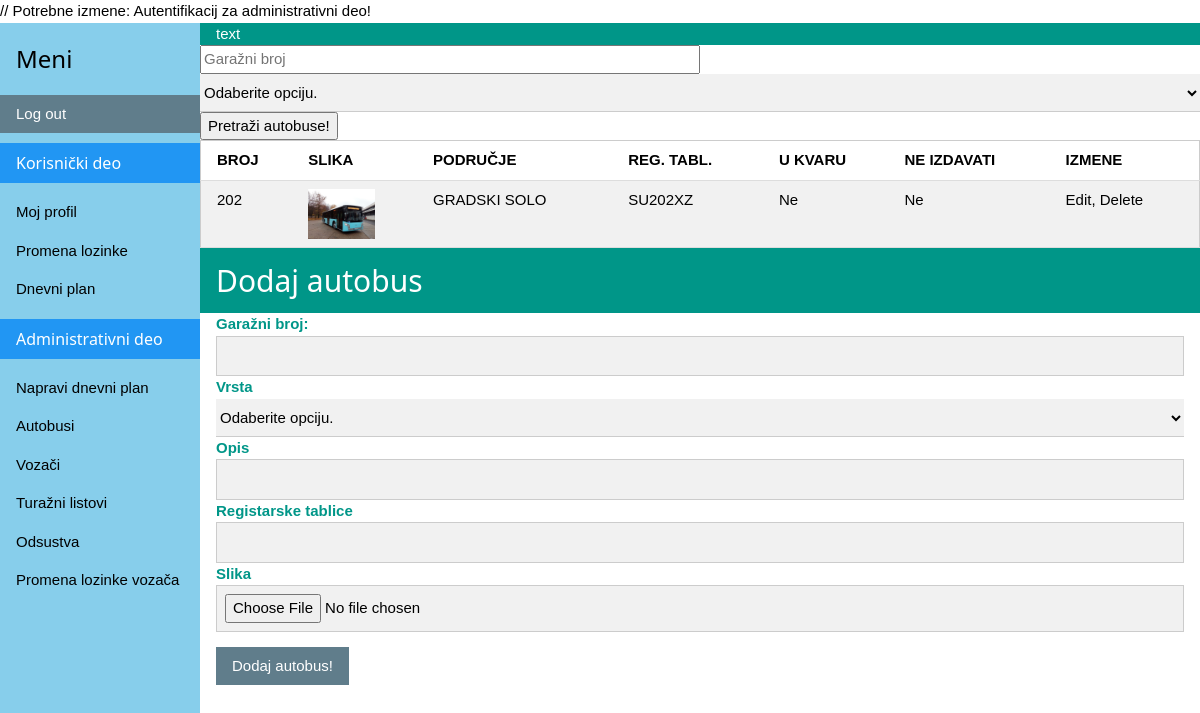
/listbuses.php?SRNUM=202, run on the app's committed database.
### tables this page shows
CREATE TABLE IF NOT EXISTS `buses` (
  `ID_Bus` int(11) NOT NULL,
  `TypeBus` varchar(25) NOT NULL,
  `Description` varchar(200) DEFAULT NULL,
  `Plates` varchar(10) NOT NULL,
  `Broken` tinyint(1) NOT NULL,
  `Reserved` tinyint(1) NOT NULL,
  `Photo_Link_Bus` varchar(100) DEFAULT NULL,
  UNIQUE KEY `ID_Bus` (`ID_Bus`)
);

### listbuses.php (the view, shortened to what this page needs)
<?php
include_once ('db_config.php'); ?>
<html>
<head>
    <link rel="stylesheet" href="w3css.css">
</head>
<body>
<?php include 'sidebar.php';?>
<div style="margin-left:200px">
    <div class="w3-container w3-teal">text</div>
    <form name="registration" action="" method="post">
        <input type="text" name="SRNUM" placeholder="Garažni broj" style="width:500px;" />
        <select class="w3-select w3-light-gray" name="optiona">
            <option value="" disabled selected>Odaberite opciju.</option>
        </select>
        <input type="submit" name="submit" value="Pretraži autobuse!" />
    </form>
    <table class="w3-table-all">
        <tr>
            <th>BROJ</th>
            <th>SLIKA</th>
            <th>PODRUČJE</th>
            <th>REG. TABL.</th>
            <th>U KVARU</th>
            <th>NE IZDAVATI</th>
            <th>IZMENE</th>
        </tr>
        <?php
        if (isset($_REQUEST['SRNUM'])) {
            $gbrsearch=@$_REQUEST['SRNUM'];
            $sql = "SELECT * FROM buses WHERE ID_Bus=$gbrsearch";
            $result = mysqli_query($connection, $sql) or die(mysqli_error($connection));
            if (mysqli_num_rows($result) > 0) {
                while ($record = mysqli_fetch_array($result, MYSQLI_ASSOC)) {
                    if ($record['Broken'] == 1) $broken = 'Da'; else $broken = 'Ne';
                    if ($record['Reserved'] == 1) $res = 'Da'; else $res = 'Ne';
                    echo '<tr><td>' . $record['ID_Bus'] . '</td><td><img src="' . $record['Photo_Link_Bus'] . '" style="height:50px"></td>
            <td>' . $record['TypeBus'] . '</td><td>' . $record['Plates'] . '</td><td>' . $broken . '</td><td>' . $res . '</td>
            <td>Edit, Delete</td></tr>';
                }
            }
            } else if(isset($_REQUEST['optiona'])){
            $gtypesearch=@$_REQUEST['optiona'];
            $sql = "SELECT * FROM buses WHERE (`TypeBus` LIKE '$gtypesearch')";
            $result = mysqli_query($connection, $sql) or die(mysqli_error($connection));
            if (mysqli_num_rows($result) > 0) {
                while ($record = mysqli_fetch_array($result, MYSQLI_ASSOC)) {
                    if ($record['Broken'] == 1) $broken = 'Da'; else $broken = 'Ne';
                    if ($record['Reserved'] == 1) $res = 'Da'; else $res = 'Ne';
                    echo '<tr><td>' . $record['ID_Bus'] . '</td><td><img src="' . $record['Photo_Link_Bus'] . '" style="height:50px"></td>
            <td>' . $record['TypeBus'] . '</td><td>' . $record['Plates'] . '</td><td>' . $broken . '</td><td>' . $res . '</td>
            <td>Edit, Delete</td></tr>';
                }
            }
        }?>
    </table>
    <div class="w3-container w3-teal">
        <h2>Dodaj autobus</h2>
    </div>
    <form class="w3-container">
        <label class="w3-text-teal"><b>Garažni broj:</b></label>
        <input class="w3-input w3-border w3-light-grey" type="text">
        <label class="w3-text-teal"><b>Vrsta</b></label>
        <select class="w3-select w3-light-gray" name="option">
            <option value="" disabled selected>Odaberite opciju.</option>
        </select>
        <label class="w3-text-teal"><b>Opis</b></label>
        <input class="w3-input w3-border w3-light-grey" type="text">
        <label class="w3-text-teal"><b>Registarske tablice</b></label>
        <input class="w3-input w3-border w3-light-grey" type="text">
        <label class="w3-text-teal"><b>Slika</b></label>
        <input class="w3-input w3-border w3-light-grey" type="file">
        <button class="w3-btn w3-blue-grey">Dodaj autobus!</button>
    </form>
</div>
</body>
</html>

### w3css.css (style rules this page uses)
html { box-sizing:border-box }
*,*:before,*:after { box-sizing:inherit }
html { -ms-text-size-adjust:100%;-webkit-text-size-adjust:100% }
body { margin:0 }
img { border-style:none }
button,input,select,textarea { font:inherit;margin:0 }
button,input { overflow:visible }
button,select { text-transform:none }
button,html [type=button],[type=reset],[type=submit] { -webkit-appearance:button }
html,body { font-family:Verdana,sans-serif;font-size:15px;line-height:1.5 }
html { overflow-x:hidden }
h2 { font-size:30px }
h1,h2,h3,h4,h5,h6 { font-family:"Segoe UI",Arial,sans-serif;font-weight:400;margin:10px 0 }
img { vertical-align:middle }
.w3-table,.w3-table-all { border-collapse:collapse;border-spacing:0;width:100%;display:table }
.w3-table-all { border:1px solid #ccc }
.w3-bordered tr,.w3-table-all tr { border-bottom:1px solid #ddd }
.w3-table-all tr:nth-child(odd) { background-color:#fff }
.w3-table-all tr:nth-child(even) { background-color:#f1f1f1 }
.w3-table td,.w3-table th,.w3-table-all td,.w3-table-all th { padding:8px 8px;display:table-cell;text-align:left;vertical-align:top }
.w3-table th:first-child,.w3-table td:first-child,.w3-table-all th:first-child,.w3-table-all td:first-child { padding-left:16px }
.w3-btn,.w3-button { border:none;display:inline-block;padding:8px 16px;vertical-align:middle;overflow:hidden;text-decoration:none;color:inherit;background-color:inherit;text-align:center;cursor:pointer;white-space:nowrap }
.w3-btn,.w3-button { -webkit-touch-callout:none;-webkit-user-select:none;-khtml-user-select:none;-moz-user-select:none;-ms-user-select:none;user-select:none }
.w3-input { padding:8px;display:block;border:none;border-bottom:1px solid #ccc;width:100% }
.w3-select { padding:9px 0;width:100%;border:none;border-bottom:1px solid #ccc }
.w3-container:after,.w3-container:before,.w3-panel:after,.w3-panel:before,.w3-row:after,.w3-row:before,.w3-row-padding:after,.w3-row-padding:before, .w3-cell-row:before,.w3-cell-row:after,.w3-clear:after,.w3-clear:before,.w3-bar:before,.w3-bar:after { content:"";display:table;clear:both }
.w3-container,.w3-panel { padding:0.01em 16px }
.w3-border { border:1px solid #ccc!important }
.w3-blue-grey,.w3-hover-blue-grey:hover,.w3-blue-gray,.w3-hover-blue-gray:hover { color:#fff!important;background-color:#607d8b!important }
.w3-teal,.w3-hover-teal:hover { color:#fff!important;background-color:#009688!important }
.w3-light-grey,.w3-hover-light-grey:hover,.w3-light-gray,.w3-hover-light-gray:hover { color:#000!important;background-color:#f1f1f1!important }
.w3-text-teal,.w3-hover-text-teal:hover { color:#009688!important }

### data on the page
buses: ID_Bus "202", Photo_Link_Bus (picture), TypeBus "GRADSKI SOLO", Plates "SU202XZ", Broken "Ne", Reserved "Ne"
